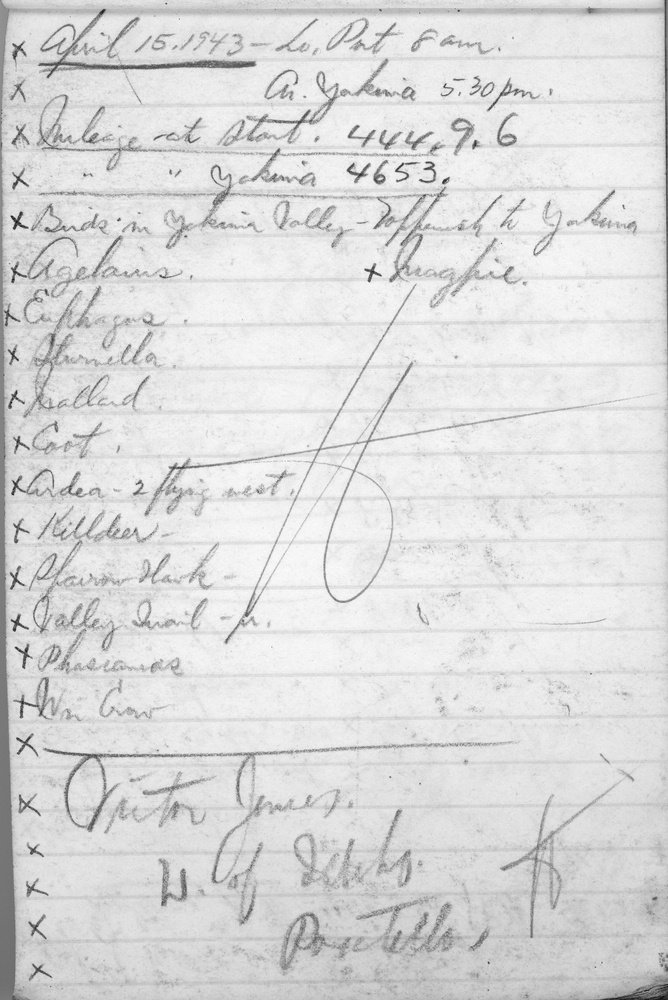
#> input picture jewettscans/img034.jpg, 668 x 1000 px, shrunk from 2263 x 3388 before the run, found by its file name
$ python preprocessing.py
#> lines starting #> are read from the running program, lines starting #| are printed output that depends on the picture
 #conda activate opencv-env #conda install -c conda-forge opencv
import numpy as np
import cv2 as cv
import json
from matplotlib import pyplot as plt
#CNN

sigma = .10
image = cv.imread('img034.jpg')
#> image is the input picture: shape (1000, 668, 3); min 10, max 254, mean 218.7
alpha = 3
beta = 0
# contrast = 110
# brightness = 0

adjusted = cv.convertScaleAbs(image, alpha=alpha, beta=beta)
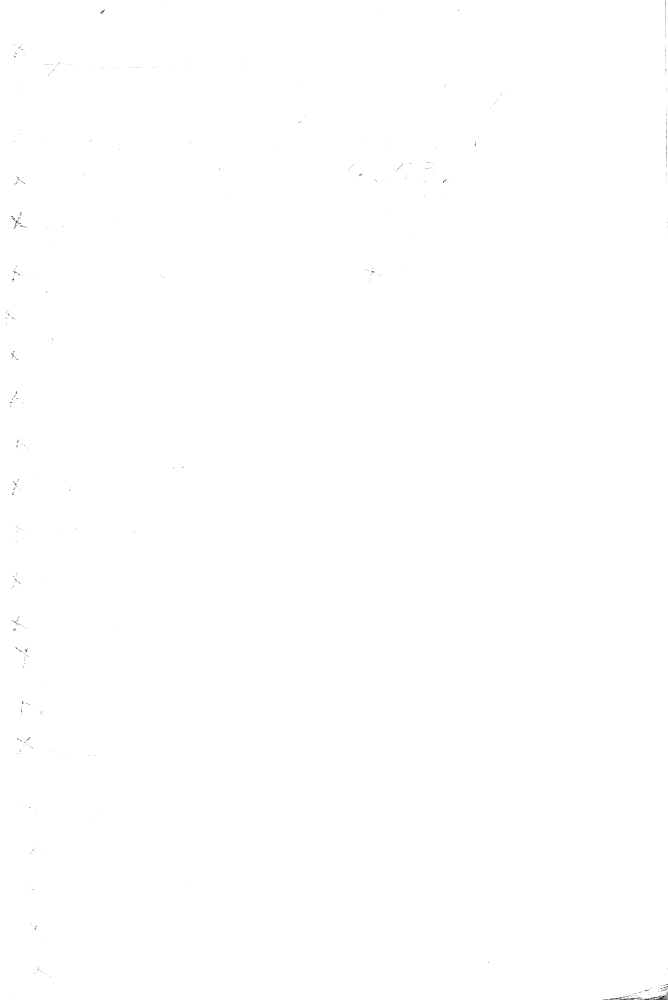
#> adjusted: shape (1000, 668, 3); min 30, max 255, mean 254.9
# second = cv.addWeighted(image, contrast, image, 0,  brightness)
th, im_th = cv.threshold(adjusted, 200, 255, cv.THRESH_BINARY)
#> im_th: shape (1000, 668, 3); 99.9% white; black in thin lines or dots


# blurred = cv.GaussianBlur(image, (7,7), 0)
# # ret, bw_img = cv.adaptiveThreshold(image,255,cv.ADAPTIVE_THRESH_GAUSSIAN_C,cv.THRESH_BINARY,11,2)
# # cv.imshow("first", bw_img)
# cv.imshow("second", blurred)
normalized = cv.normalize(image, None, 0, 1.0, cv.NORM_MINMAX, dtype=cv.CV_32F)
img = cv.cvtColor(normalized, cv.COLOR_BGR2GRAY)
noise_removed = cv.medianBlur(img, 3)

# th, im_th0 = cv.adaptiveThreshold(img, 255,cv.ADAPTIVE_THRESH_GAUSSIAN_C,cv.THRESH_BINARY,3,2)

window_name = 'image'
median = np.median(image)
#> median = 226
lower = int(max(0, (1.0 - sigma) * median))
#> lower = 203
upper = int(min(255, (1.0 + sigma) * median))
#> upper = 248
edge_image = cv.Canny(im_th, lower, upper)
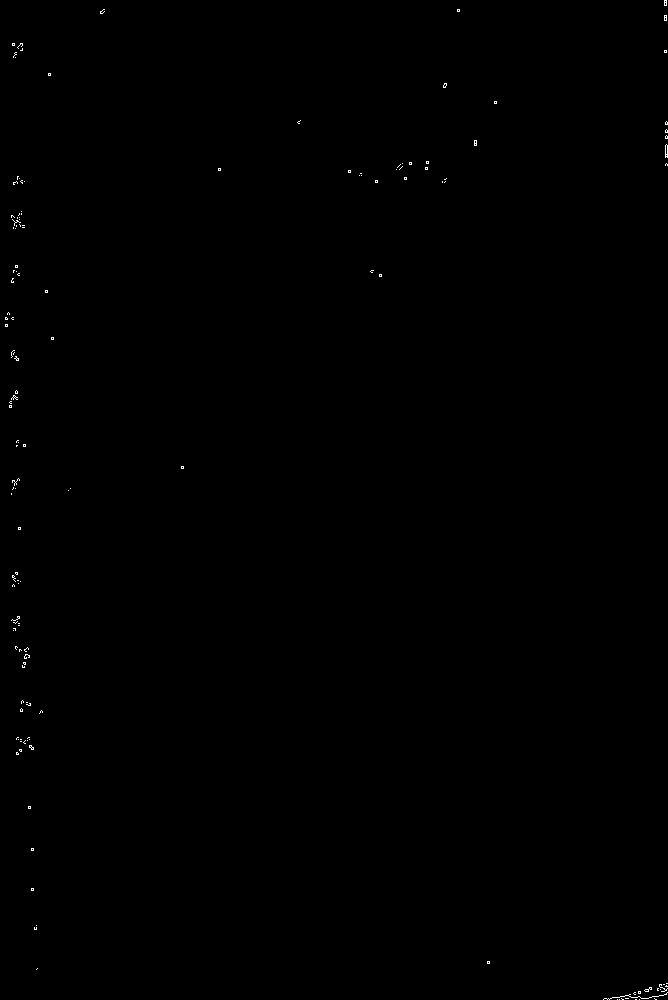
#> edge_image: shape (1000, 668); 0.14% white in thin lines or dots
# im_th0 = cv.adaptiveThreshold(edge_image,255,cv.ADAPTIVE_THRESH_GAUSSIAN_C,cv.THRESH_BINARY,3,2)


# dst = cv.fastNlMeansDenoisingColored(edge_image, None, 10, 10, 7, 21)
# cv.imshow("three", dst)
cv.imshow("normalized", normalized)
cv.imshow("noise removed", noise_removed)

cv.imshow("one", edge_image)
# cv.imshow("edge + adaptive gaussian thresholding", im_th0)
cv.waitKey()
cv.destroyAllWindows()
# # # sharp = cv.filter2D(src=image, ddepth=-1, kernel=kernel)
# # # cv.imshow('AV CV- Winter Wonder Sharpened', sharp)


# # gray = cv.cvtColor(image, cv.COLOR_BGR2GRAY)

# # divide = cv.GaussianBlur(image, (0,0), sigmaX=33, sigmaY=33)

# # threash = cv.threshold(divide, 0, 255, cv2.THRESH_BINARY+cv2.THRESH_OTSU)[1]

# # kernel = cv.getStructuringElement(cv2.MORPH_RECT, (3,3))
# # morph = cv.morphologyEx(thresh, cv2.MORPH_CLOSE, kernel)


# # cv.imshow("edgeDetection", edge_image)

# # ret, thresh_image = cv.threshold(edge_image, 0, 255, cv.THRESH_BINARY)


# cv.waitKey(0)
# cv.destroyAllWindows()
# # cv2.imwrite('img034.jpg', dst)

$ run again, with jewettscans/img002.jpg copied over jewettscans/img034.jpg
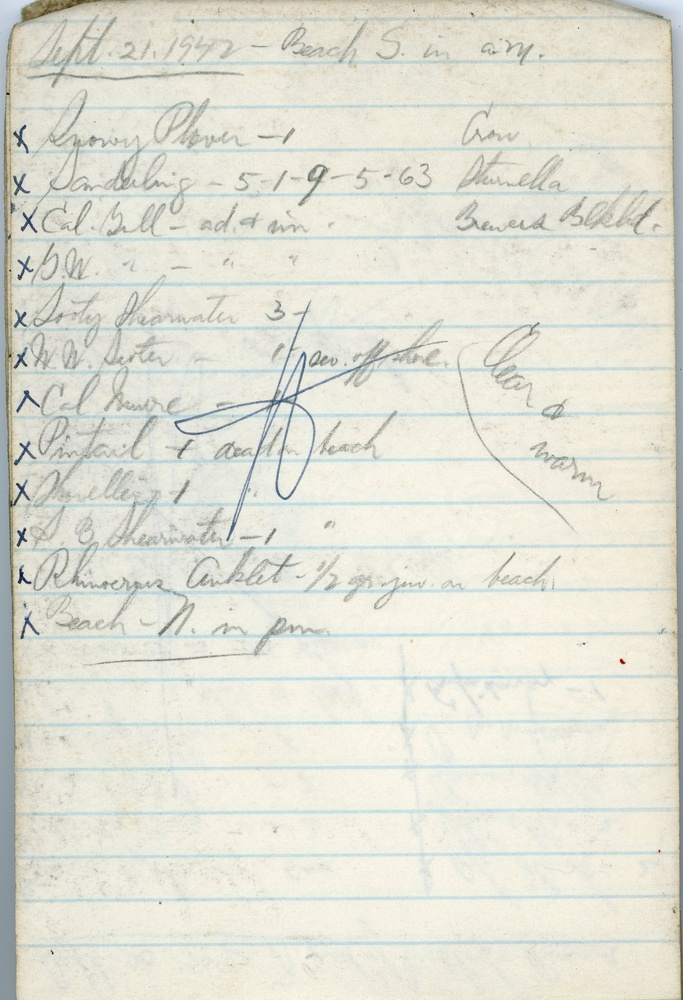
#> input picture jewettscans/img002.jpg, 683 x 1000 px, shrunk from 2315 x 3388 before the run, found by its file name
#> image is the input picture: shape (1000, 683, 3); mean B, G, R 213.3, 224.9, 224.9
#> median = 226
#> lower = 203
#> upper = 248
#> `edge_image = cv.Canny(im_th, lower, upper)`:
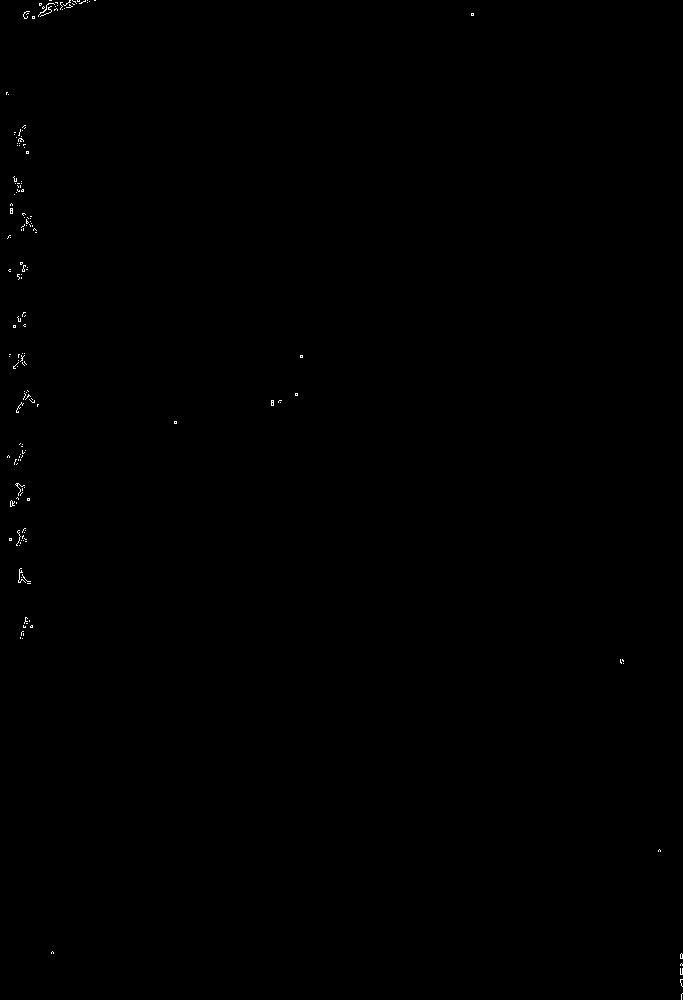
#> edge_image: shape (1000, 683); 0.13% white in thin lines or dots

$ run again, with jewettscans/img003.jpg copied over jewettscans/img034.jpg
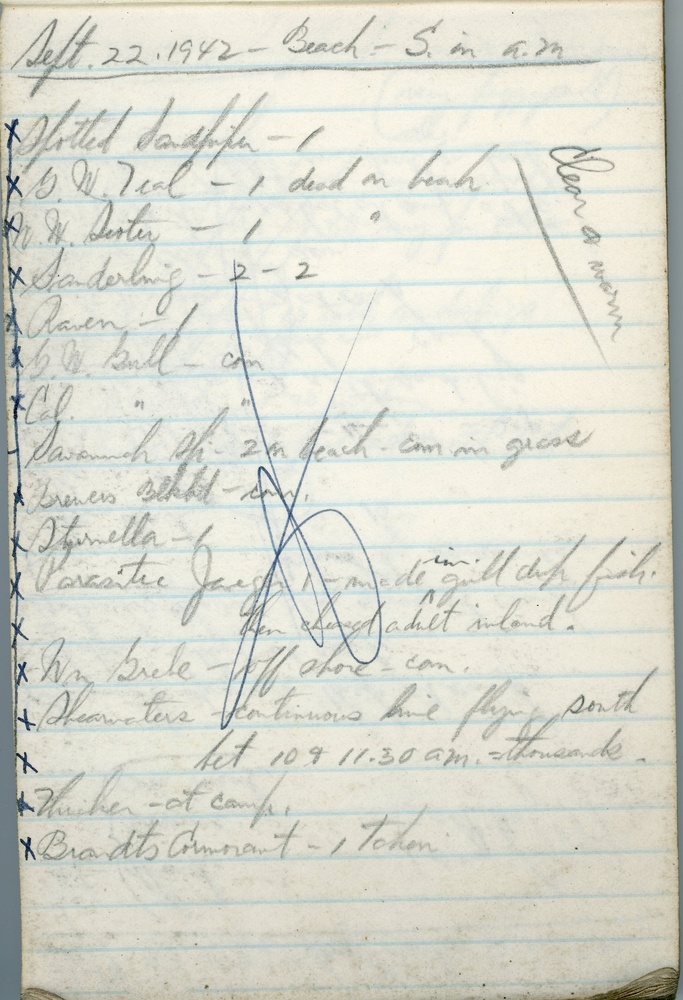
#> input picture jewettscans/img003.jpg, 683 x 1000 px, shrunk from 2315 x 3388 before the run, found by its file name
#> image is the input picture: shape (1000, 683, 3); mean B, G, R 206.3, 217.4, 216.7
#> `adjusted = cv.convertScaleAbs(image, alpha=alpha, beta=beta)`:
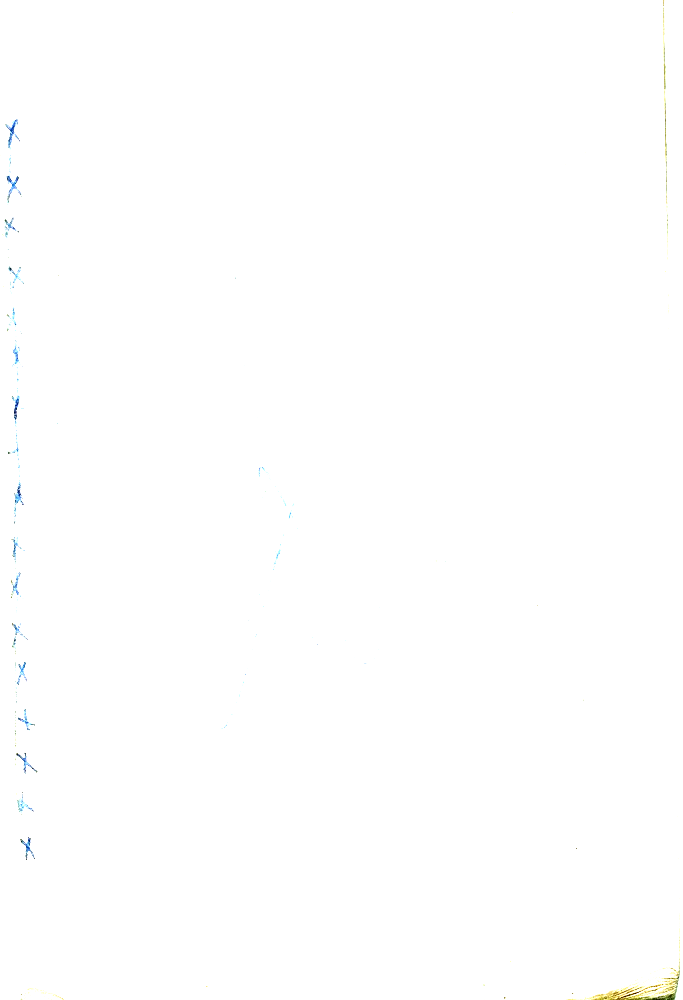
#> adjusted: shape (1000, 683, 3); mean B, G, R 254.7, 254.8, 254.6
#> median = 221
#> lower = 198
#> upper = 243
#> `edge_image = cv.Canny(im_th, lower, upper)`:
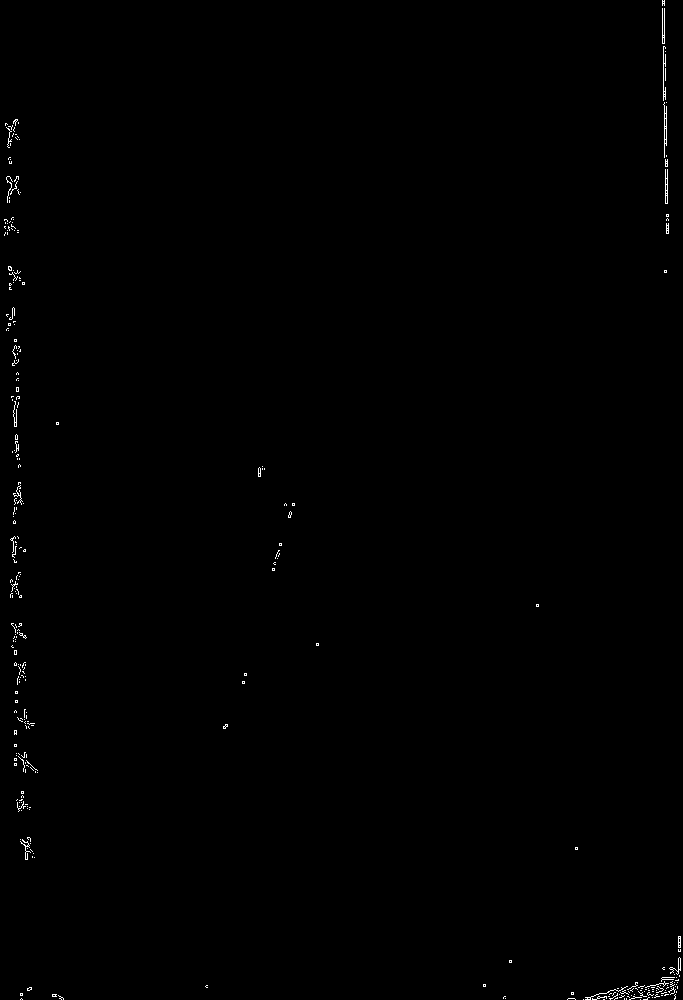
#> edge_image: shape (1000, 683); 0.34% white in thin lines or dots

$ run again, with jewettscans/img006.jpg copied over jewettscans/img034.jpg
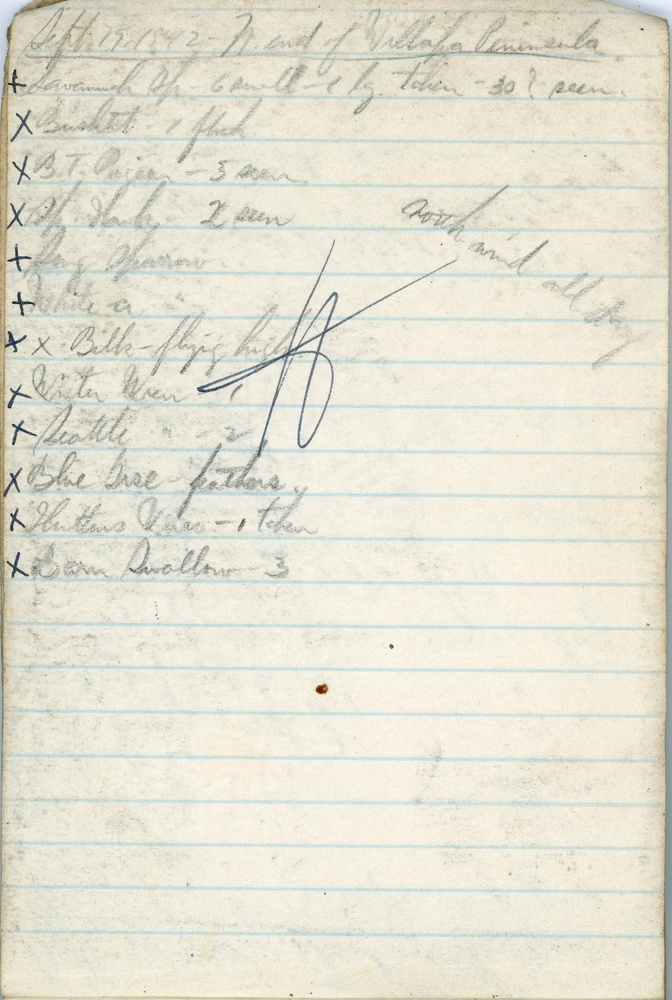
#> input picture jewettscans/img006.jpg, 672 x 1000 px, shrunk from 2276 x 3388 before the run, found by its file name
#> image is the input picture: shape (1000, 672, 3); mean B, G, R 210.7, 225.7, 228.4
#> `img = cv.cvtColor(normalized, cv.COLOR_BGR2GRAY)`:
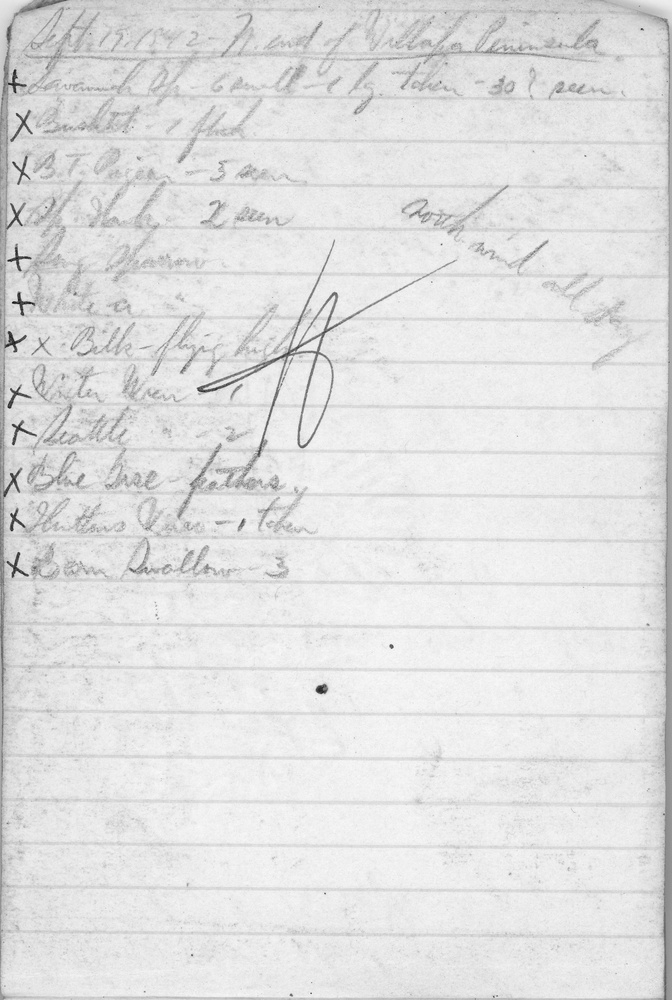
#> img: shape (1000, 672) float32; min 0.0538, max 0.981, mean 0.882
#> median = 226
#> lower = 203
#> upper = 248
#> `edge_image = cv.Canny(im_th, lower, upper)`:
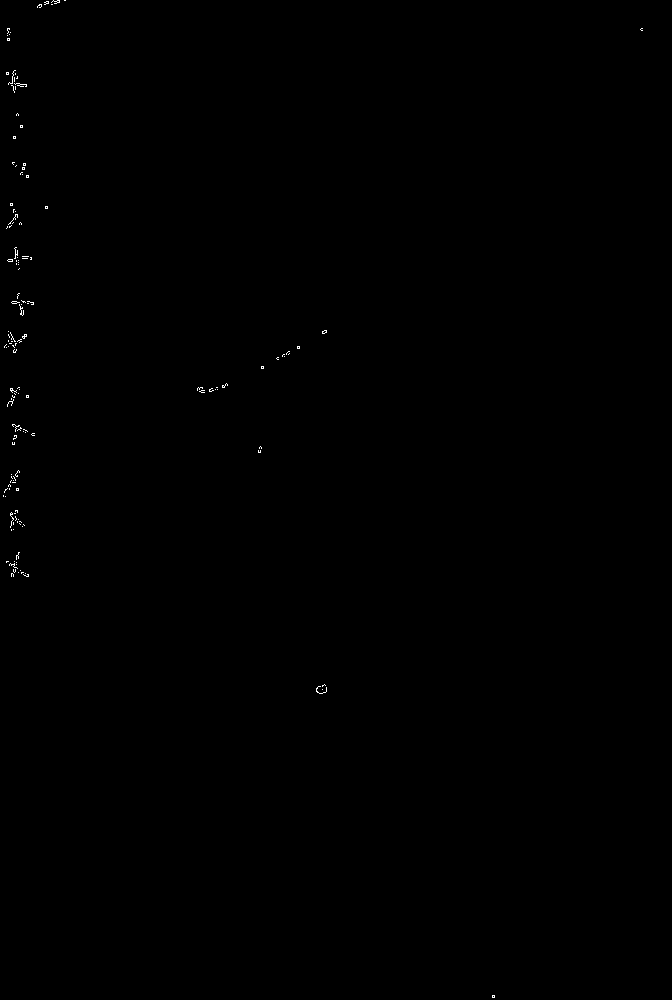
#> edge_image: shape (1000, 672); 0.13% white in thin lines or dots
